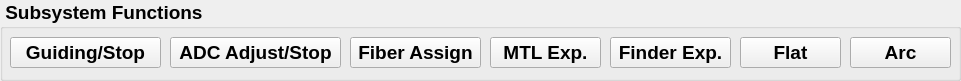
     <widget class="QGroupBox" name="group_subsytem_2">
      <property name="geometry">
       <rect>
        <x>640</x>
        <y>100</y>
        <width>961</width>
        <height>81</height>
       </rect>
      </property>
      <property name="font">
       <font>
        <family>Arial</family>
        <pointsize>14</pointsize>
        <weight>75</weight>
        <bold>true</bold>
        <strikeout>false</strikeout>
       </font>
      </property>
      <property name="title">
       <string> Subsystem Functions</string>
      </property>
      <widget class="QPushButton" name="pushbtn_Guiding_2">
       <property name="geometry">
        <rect>
         <x>10</x>
         <y>37</y>
         <width>151</width>
         <height>31</height>
        </rect>
       </property>
       <property name="font">
        <font>
         <family>Arial</family>
         <pointsize>14</pointsize>
         <weight>75</weight>
         <bold>true</bold>
         <strikeout>false</strikeout>
        </font>
       </property>
       <property name="toolTip">
        <string/>
       </property>
       <property name="text">
        <string>Guiding/Stop</string>
       </property>
      </widget>
      <widget class="QPushButton" name="pushbtn_ADCadjust_2">
       <property name="geometry">
        <rect>
         <x>170</x>
         <y>37</y>
         <width>171</width>
         <height>31</height>
        </rect>
       </property>
       <property name="font">
        <font>
         <family>Arial</family>
         <pointsize>14</pointsize>
         <weight>75</weight>
         <bold>true</bold>
         <strikeout>false</strikeout>
        </font>
       </property>
       <property name="toolTip">
        <string/>
       </property>
       <property name="text">
        <string>ADC Adjust/Stop</string>
       </property>
      </widget>
      <widget class="QPushButton" name="pushbtn_Fiber_assign_2">
       <property name="geometry">
        <rect>
         <x>350</x>
         <y>37</y>
         <width>131</width>
         <height>31</height>
        </rect>
       </property>
       <property name="font">
        <font>
         <family>Arial</family>
         <pointsize>14</pointsize>
         <weight>75</weight>
         <bold>true</bold>
         <strikeout>false</strikeout>
        </font>
       </property>
       <property name="toolTip">
        <string/>
       </property>
       <property name="text">
        <string>Fiber Assign</string>
       </property>
      </widget>
      <widget class="QPushButton" name="pushbtn_MTL_exp_2">
       <property name="geometry">
        <rect>
         <x>490</x>
         <y>37</y>
         <width>111</width>
         <height>31</height>
        </rect>
       </property>
       <property name="font">
        <font>
         <family>Arial</family>
         <pointsize>14</pointsize>
         <weight>75</weight>
         <bold>true</bold>
         <strikeout>false</strikeout>
        </font>
       </property>
       <property name="toolTip">
        <string/>
       </property>
       <property name="text">
        <string>MTL Exp.</string>
       </property>
      </widget>
      <widget class="QPushButton" name="pushbtn_Finder_exp_2">
       <property name="geometry">
        <rect>
         <x>610</x>
         <y>37</y>
         <width>121</width>
         <height>31</height>
        </rect>
       </property>
       <property name="font">
        <font>
         <family>Arial</family>
         <pointsize>14</pointsize>
         <weight>75</weight>
         <bold>true</bold>
         <strikeout>false</strikeout>
        </font>
       </property>
       <property name="toolTip">
        <string>&lt;html&gt;&lt;head/&gt;&lt;body&gt;&lt;p&gt;To set the information of the observation&lt;/p&gt;&lt;/body&gt;&lt;/html&gt;</string>
       </property>
       <property name="text">
        <string>Finder Exp.</string>
       </property>
      </widget>
      <widget class="QPushButton" name="pushbtn_Flat_2">
       <property name="geometry">
        <rect>
         <x>740</x>
         <y>37</y>
         <width>101</width>
         <height>31</height>
        </rect>
       </property>
       <property name="font">
        <font>
         <family>Arial</family>
         <pointsize>14</pointsize>
         <weight>75</weight>
         <bold>true</bold>
         <strikeout>false</strikeout>
        </font>
       </property>
       <property name="toolTip">
        <string/>
       </property>
       <property name="text">
        <string>Flat</string>
       </property>
      </widget>
      <widget class="QPushButton" name="pushbtn_Arc_2">
       <property name="geometry">
        <rect>
         <x>850</x>
         <y>37</y>
         <width>101</width>
         <height>31</height>
        </rect>
       </property>
       <property name="font">
        <font>
         <family>Arial</family>
         <pointsize>14</pointsize>
         <weight>75</weight>
         <bold>true</bold>
         <strikeout>false</strikeout>
        </font>
       </property>
       <property name="toolTip">
        <string/>
       </property>
       <property name="text">
        <string>Arc</string>
       </property>
      </widget>
     </widget>
